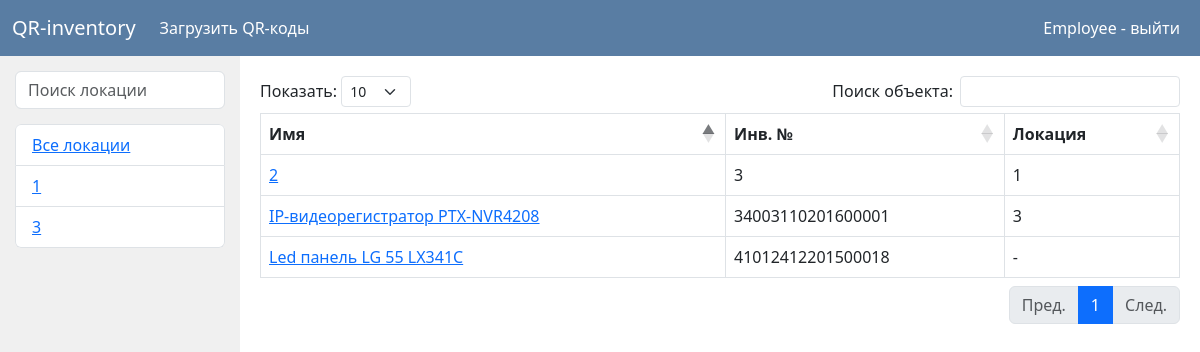
Before: / (signed in) with the older database file.
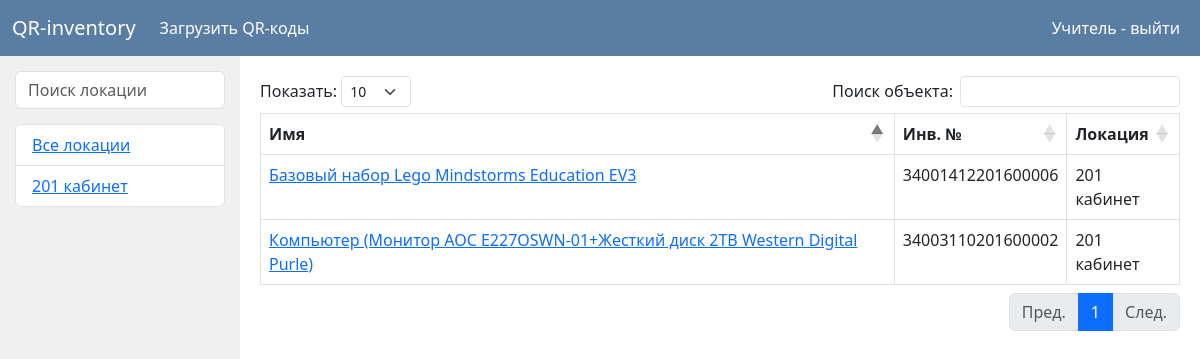
After: the same page with the newer database file.
### data/users.py (models this page shows, shortened)
class User(SqlAlchemyBase, UserMixin, SerializerMixin):
    __tablename__ = 'users'
    id = sqlalchemy.Column(sqlalchemy.Integer,
                           primary_key=True, autoincrement=True)
    name = sqlalchemy.Column(sqlalchemy.String)
    email = sqlalchemy.Column(sqlalchemy.String,
                              index=True, unique=True, nullable=True)
    hashed_password = sqlalchemy.Column(sqlalchemy.String, nullable=True)
    role = sqlalchemy.Column(sqlalchemy.Integer, sqlalchemy.ForeignKey('roles.id'))
    def is_admin(self):
        if str(self.role) == '1':
            return True
        return False

### data/places.py (models this page shows)
class Place(SqlAlchemyBase, SerializerMixin):
    __tablename__ = 'places'
    id = sqlalchemy.Column(sqlalchemy.Integer,
                           primary_key=True, autoincrement=True)
    text = sqlalchemy.Column(sqlalchemy.String)

### data/objects.py (models this page shows, shortened)
class Object(SqlAlchemyBase, SerializerMixin):
    __tablename__ = 'objects'
    id = sqlalchemy.Column(sqlalchemy.Integer,
                           primary_key=True, autoincrement=True)
    name = sqlalchemy.Column(sqlalchemy.String, nullable=True)
    serial_number = sqlalchemy.Column(sqlalchemy.String, nullable=True)
    obj_place = sqlalchemy.Column(sqlalchemy.Integer, sqlalchemy.ForeignKey('places.id'),
                                  nullable=True)
    responsible_id = sqlalchemy.Column(sqlalchemy.Integer, sqlalchemy.ForeignKey('users.id'),
                                  nullable=True)
    checked = sqlalchemy.Column(sqlalchemy.Integer, nullable=True, default=1)

### front/user_pages.py (the view)
@app.route('/')
@login_required
def all_objects():
    if current_user.is_admin():
        return redirect('/admin')
    db_sess = db_session.create_session()
    objects = db_sess.query(Object).filter(Object.responsible_id == current_user.id)
    places = db_sess.query(Place)
    user_places = set()
    for obj in db_sess.query(Object).filter(Object.responsible_id == current_user.id):
        if places.get(obj.obj_place):
            user_places.add(places.get(obj.obj_place).id)
    user_places = places.filter(Place.id.in_(list(user_places)))
    return render_template("user/main_page.html", objects=objects, user_places=user_places, places=places, title='QR-inventory')

### data/db_session.py (called while the page is built)
def create_session() -> Session:
    global __factory
    return __factory()

### flask_app.py (called while the page is built)
@login_manager.user_loader
def load_user(user_id):
    return db_sess.query(User).get(user_id)

### templates/user/main_page.html (shortened to what this page needs)
{% extends "user/base.html" %}
{% block content %}
    <div class="main_container">
    <div class="places">
        <input class="form-control" id="placesSearch" type="text" placeholder="Поиск локации">
        <ul class="list-group" id="placesList">
            <li class="list-group-item"><a href="/"> Все локации </a></li>
            {% for place in user_places %}
                <li class="list-group-item"><a href="/{{ place.id }}"> {{ place.text }}</a></li>
            {% endfor %}
        </ul>
    </div>
    <div class="objects">
        <table class="table table-bordered" id="objTable">
            <thead>
            <tr>
                <th>Имя</th>
                <th>Инв. №</th>
                <th>Локация</th>
            </tr>
            </thead>
            <tbody>
            {% for obj in objects %}
                <tr>
                    <td><a href="/object/{{ obj.id }}"> {{ obj.name }} </a></td>
                    <td> {{ obj.serial_number }} </td>
                    {% if places.get(obj.obj_place) %}
                        <td> {{ places.get(obj.obj_place).text }} </td>
                    {% else %}
                        <td> -</td>
                    {% endif %}
                </tr>
            {% endfor %}
            </tbody>
        </table>
    </div>
{% endblock %}

### templates/user/base.html (shortened to what this page needs)
<!doctype html>
<html lang="en">
<head>
    <link href="https://cdn.jsdelivr.net/npm/bootstrap@5.3.0-alpha3/dist/css/bootstrap.min.css" rel="stylesheet"
>
    <link rel="stylesheet" href="https://cdn.datatables.net/1.13.4/css/dataTables.bootstrap5.min.css">
    <link rel="stylesheet" href="/static/style.css">
    <link rel="stylesheet" href="https://cdnjs.cloudflare.com/ajax/libs/font-awesome/4.7.0/css/font-awesome.min.css">
</head>
<body>
<header>
    <nav class="navbar navbar-expand-lg">
        <div class="container-fluid">
            <a class="navbar-brand" href="/"> QR-inventory </a>
            <div class="collapse navbar-collapse" id="navbarNav">
                <ul class="navbar-nav">
                    <li class="nav-item">
                        <a class="nav-link" href="/download_qr">Загрузить QR-коды</a>
                    </li>
                </ul>
            </div>
            <div class="d-flex">
                {% if current_user.is_authenticated %}
                    <a class="nav-link me-2" href="/logout"> {{ current_user.name }} - выйти </a>
                {% else %}
                    <a class="btn btn-primary me-2" href="/register">Зарегистрироваться</a>
                    <a class="btn btn-primary" href="/login">Войти</a>
                {% endif %}
            </div>
        </div>
    </nav>
</header>
<main role="main" class="main_block">
    {% block content %}{% endblock %}
</main>
</body>
</html>

Changed rows visible on the page:
removed Place: text "1"
removed Place: text "3"
removed Object: name "2", serial_number "3", get "1"
removed Object: name "IP-видеорегистратор PTX-NVR4208", serial_number "34003110201600001", get "3"
removed Object: name "Led панель LG 55 LX341C", serial_number "41012412201500018"
changed User: name "Employee" → "Учитель"
added Place: text "201 кабинет"
now on this page (row edited): Object: name "Базовый набор Lego Mindstorms Education EV3", serial_number "34001412201600006", get "201 кабинет"
now on this page (row edited): Object: name "Компьютер (Монитор AOC E227OSWN-01+Жесткий диск 2ТВ Western Digital Purle)", serial_number "34003110201600002", get "201 кабинет"
